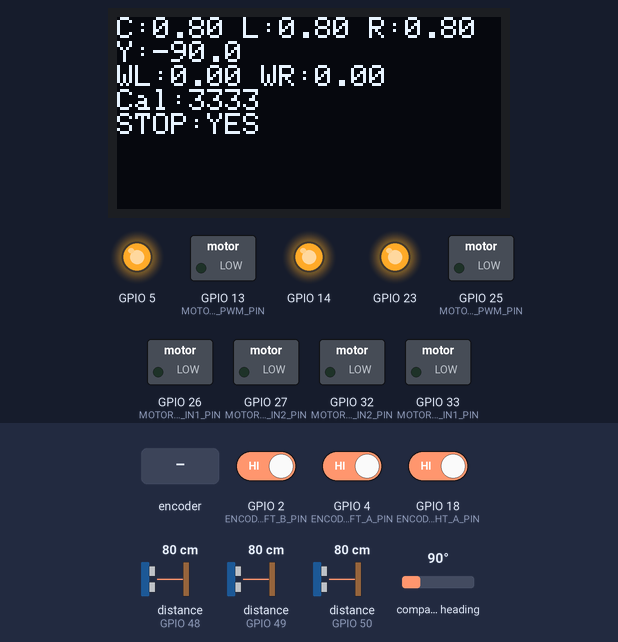
The program below on a simulated ESP32. Shown: 128×64 one-colour display, switched loads named in the program (green lamp = pin HIGH), output pins drawn as LEDs (lit = HIGH). The test bench sets the inputs (shaded band); at power-on: distance to the obstacle (sensors on GPIO 48, GPIO 49, GPIO 50) 80 cm, compass heading 90°, GPIO 2 (ENCODER_LEFT_B_PIN) HIGH, GPIO 4 (ENCODER_LEFT_A_PIN) HIGH, GPIO 18 (ENCODER_RIGHT_A_PIN) HIGH. WiFi joins after 1.5 s; servers stay silent unless stated; the ROS host is connected and sends only what is stated; what the program prints to the serial monitor is not drawn.

Above: at 9.1 s.
9.2 s: distance to the obstacle (sensor on GPIO 48) set to 2 cm
At 10.8 s:
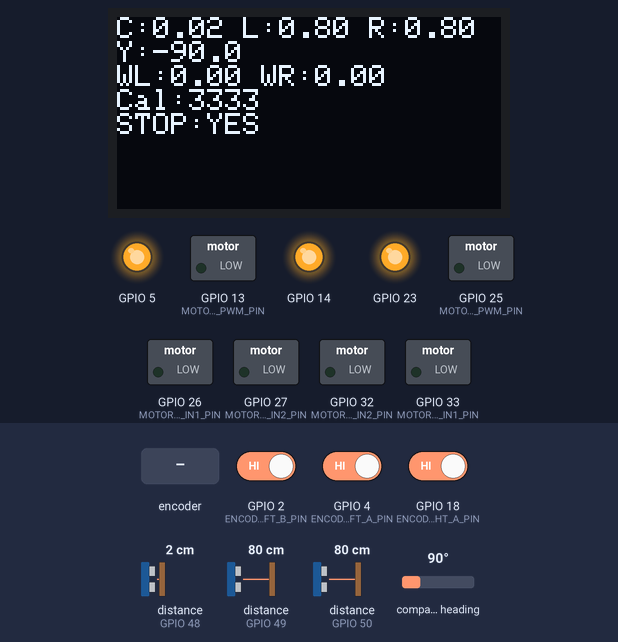
11.1 s: distance to the obstacle (sensor on GPIO 49) set to 2 cm
At 11.9 s:
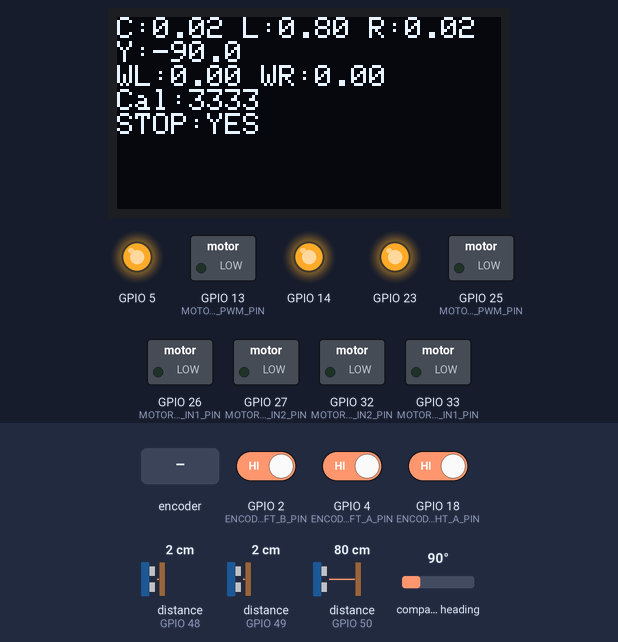
12.9 s: distance to the obstacle (sensor on GPIO 50) set to 2 cm
At 14.0 s:
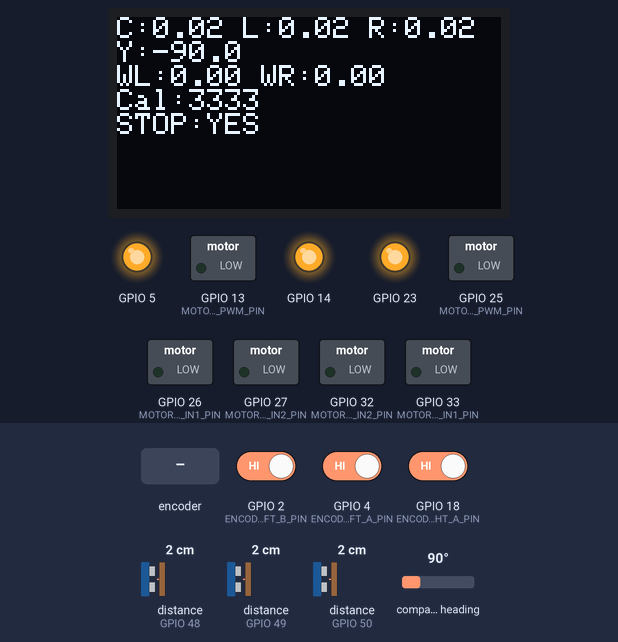
14.7 s: compass heading set to 7°
At 16.1 s:
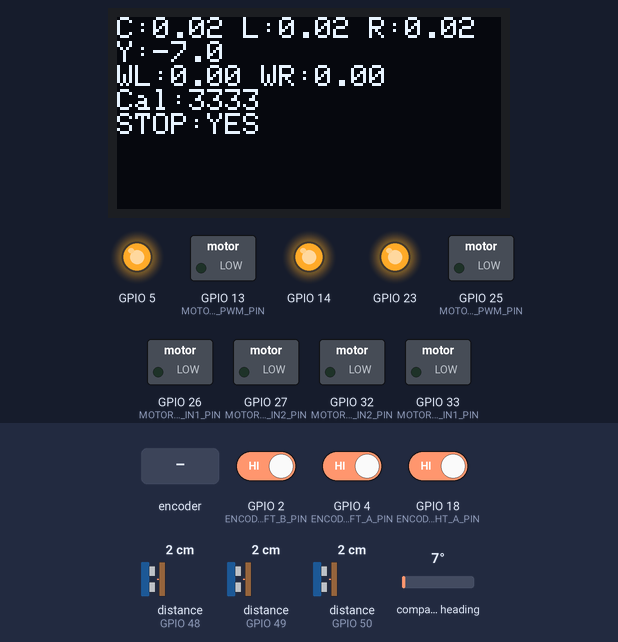
16.4 s: distance to the obstacle (sensor on GPIO 48) set to 4 cm
At 17.1 s:
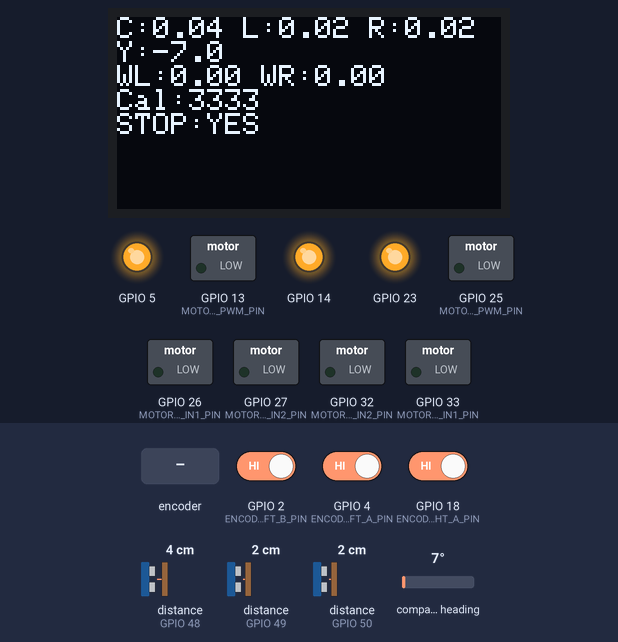
18.2 s: rotary encoder on GPIO 4 (ENCODER_LEFT_A_PIN) / GPIO 2 (ENCODER_LEFT_B_PIN) turned 1 step (first pin leading)
At 18.9 s:
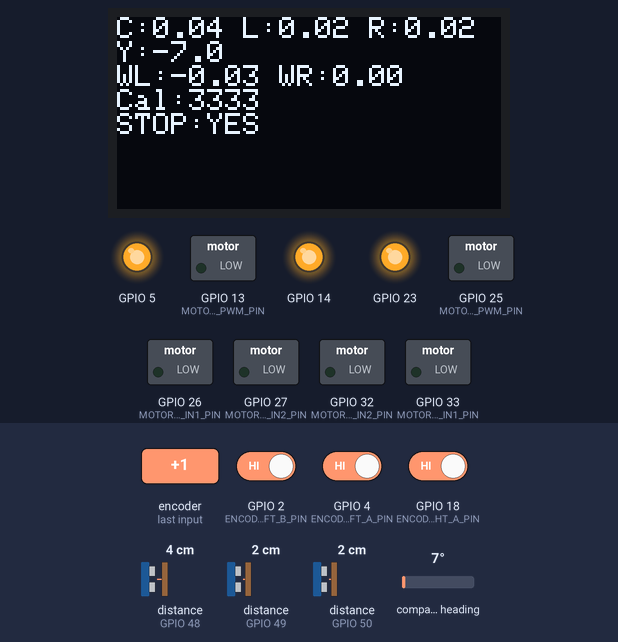
Timing chart, 0 to 21.2 s (numbered marks = the images above; inputs shaded):
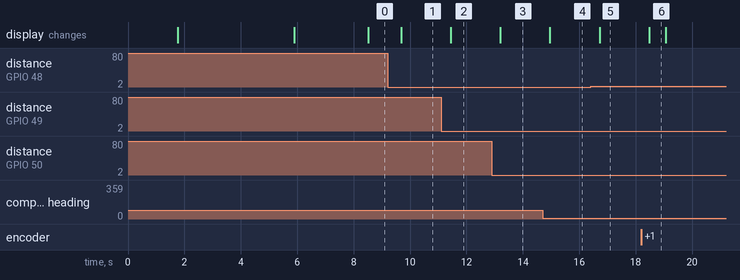

Measured:
- after the input at 9.2 s, the display: changes after 0.49 s (image 1)
- after the input at 11.1 s, the display: changes after 0.35 s (image 2)
- after the input at 12.9 s, the display: changes after 0.30 s (image 3)
- after the input at 14.7 s, the display: changes after 0.26 s (image 4)
- after the input at 16.4 s, the display: changes after 0.32 s (image 5)
- after the input at 18.2 s, the display: changes after 0.27 s (image 6)
- what the display in image 6 shows lasts 0.6 s, from 18.5 s to 19.1 s

The program:

main.cpp
```cpp
#include <Arduino.h>
#include <Wire.h>
#include <WiFi.h>
#include <math.h>

#include "app_config.h"
#include "motors.h"
#include "encoders.h"
#include "control.h"
#include "sensors.h"
#include "oled.h"
#include "uros.h"

static bool g_oled_ok = false;
static bool g_uros_ok = false;
static bool g_wifi_ok = false;

static uint32_t g_last_sensors_ms = 0;
static uint32_t g_last_oled_ms = 0;

static bool robot_is_stopped()
{
    return (fabs(control_get_left_ref()) < CTRL_REF_ZERO_EPSILON) &&
           (fabs(control_get_right_ref()) < CTRL_REF_ZERO_EPSILON);
}

void setup()
{
    Serial.begin(115200);
    delay(1500);

    Serial.println();
    Serial.println("=== d3im3r BOT START ===");

    // I2C
    Wire.begin(I2C_SDA_PIN, I2C_SCL_PIN);
    Wire.setClock(I2C_FREQ_HZ);
    delay(200);

    // OLED
    g_oled_ok = oled_init();
    if (!g_oled_ok) {
        Serial.println("[BOOT] ERROR OLED");
    }

    // Módulos base
    motors_init();
    encoders_init();
    control_init();

    // Sensores
    bool sensors_ok = sensors_init();
    (void)sensors_ok;

    // WiFi / micro-ROS
    g_uros_ok = uros_init();
    g_wifi_ok = (WiFi.status() == WL_CONNECTED);

    // Pantalla de arranque final
    if (g_oled_ok) {
        oled_show_boot_status(
            bno_ok,
            tof_center_ok,
            tof_left_ok,
            tof_right_ok,
            g_wifi_ok,
            g_uros_ok
        );
        delay(2000);
    }

    g_last_sensors_ms = millis();
    g_last_oled_ms = millis();

    Serial.println("[BOOT] SYSTEM READY");
}

void loop()
{
    // micro-ROS
    if (g_uros_ok) {
        uros_spin();
    }

    // Control principal
    encoders_update();
    control_update();
    motors_update();

    uint32_t now = millis();

    // Sensores
    if ((now - g_last_sensors_ms) >= SENSORS_UPDATE_PERIOD_MS) {
        g_last_sensors_ms = now;
        sensors_update_imu();
        sensors_update_tof();
    }

    // OLED
    if (g_oled_ok && (now - g_last_oled_ms) >= OLED_UPDATE_PERIOD_MS) {
        g_last_oled_ms = now;

        float yaw_deg = imu_yaw * 180.0f / PI;

        oled_show_runtime(
            tof_distances[0],
            tof_distances[1],
            tof_distances[2],
            yaw_deg,
            bno_ok,
            encoders_get_left_rad_s(),
            encoders_get_right_rad_s(),
            calibration_status,
            robot_is_stopped()
        );
    }

    delay(2);
}
```

control.cpp
```cpp
#include "control.h"
#include "app_config.h"
#include "encoders.h"
#include "motors.h"

#include <Arduino.h>
#include <math.h>

static uint32_t g_last_control_ms = 0;

static float g_left_ref_rad_s  = 0.0f;
static float g_right_ref_rad_s = 0.0f;

// Watchdog de referencia
static uint32_t g_last_left_ref_ms  = 0;
static uint32_t g_last_right_ref_ms = 0;

// Estados rueda izquierda
static float e_l = 0.0f;
static float e_l_prev = 0.0f;
static float i_l = 0.0f;
static float u_l = 0.0f;      // porcentaje aplicado al motor
static float u_l_pwm = 0.0f;  // salida interna en PWM [-255,255]

// Estados rueda derecha
static float e_r = 0.0f;
static float e_r_prev = 0.0f;
static float i_r = 0.0f;
static float u_r = 0.0f;      // porcentaje aplicado al motor
static float u_r_pwm = 0.0f;  // salida interna en PWM [-255,255]

static float clamp_pwm(float u)
{
    if (u > CTRL_PWM_MAX) return CTRL_PWM_MAX;
    if (u < -CTRL_PWM_MAX) return -CTRL_PWM_MAX;
    return u;
}

static float clamp_integral(float i)
{
    if (i > CTRL_INTEGRAL_LIMIT) return CTRL_INTEGRAL_LIMIT;
    if (i < -CTRL_INTEGRAL_LIMIT) return -CTRL_INTEGRAL_LIMIT;
    return i;
}

static float pwm_to_percent(float pwm)
{
    return (pwm / CTRL_PWM_MAX) * 100.0f;
}

static void reset_left_controller()
{
    e_l = 0.0f;
    e_l_prev = 0.0f;
    i_l = 0.0f;
    u_l = 0.0f;
    u_l_pwm = 0.0f;
}

static void reset_right_controller()
{
    e_r = 0.0f;
    e_r_prev = 0.0f;
    i_r = 0.0f;
    u_r = 0.0f;
    u_r_pwm = 0.0f;
}

bool control_init()
{
    g_left_ref_rad_s = 0.0f;
    g_right_ref_rad_s = 0.0f;

    g_last_control_ms = millis();
    g_last_left_ref_ms = g_last_control_ms;
    g_last_right_ref_ms = g_last_control_ms;

    reset_left_controller();
    reset_right_controller();

    return true;
}

void control_set_left_ref(float ref_rad_s)
{
    g_left_ref_rad_s = ref_rad_s;
    g_last_left_ref_ms = millis();
}

void control_set_right_ref(float ref_rad_s)
{
    g_right_ref_rad_s = ref_rad_s;
    g_last_right_ref_ms = millis();
}

float control_get_left_ref()    { return g_left_ref_rad_s; }
float control_get_right_ref()   { return g_right_ref_rad_s; }

float control_get_left_u()      { return u_l; }
float control_get_right_u()     { return u_r; }

float control_get_left_error()  { return e_l; }
float control_get_right_error() { return e_r; }

void control_update()
{
    uint32_t now = millis();

    if ((now - g_last_control_ms) < CONTROL_PERIOD_MS) {
        return;
    }

    float dt = (now - g_last_control_ms) / 1000.0f;
    g_last_control_ms = now;

    if (dt <= 0.0f) {
        return;
    }

    // Watchdog de referencias
    if ((now - g_last_left_ref_ms) > MOTOR_TIMEOUT_MS) {
        g_left_ref_rad_s = 0.0f;
    }

    if ((now - g_last_right_ref_ms) > MOTOR_TIMEOUT_MS) {
        g_right_ref_rad_s = 0.0f;
    }

    const float w_left  = encoders_get_left_rad_s();
    const float w_right = encoders_get_right_rad_s();

    // =========================
    // RUEDA IZQUIERDA
    // =========================
    if (fabs(g_left_ref_rad_s) < CTRL_REF_ZERO_EPSILON) {
        reset_left_controller();
        motors_set_left(0.0f);
    } else {
        e_l = g_left_ref_rad_s - w_left;

        // Integral acumulada
        i_l += e_l * dt;
        i_l = clamp_integral(i_l);

        // PI no incremental en PWM
        u_l_pwm = (CTRL_LEFT_KP_PWM * e_l) + (CTRL_LEFT_KI_PWM * i_l);
        u_l_pwm = clamp_pwm(u_l_pwm);

        // Anti-windup simple: si satura y el error empuja en la misma dirección,
        // se deshace la última integración.
        if ((u_l_pwm >= CTRL_PWM_MAX && e_l > 0.0f) ||
            (u_l_pwm <= -CTRL_PWM_MAX && e_l < 0.0f)) {
            i_l -= e_l * dt;
            i_l = clamp_integral(i_l);
            u_l_pwm = (CTRL_LEFT_KP_PWM * e_l) + (CTRL_LEFT_KI_PWM * i_l);
            u_l_pwm = clamp_pwm(u_l_pwm);
        }

        u_l = pwm_to_percent(u_l_pwm);
        motors_set_left(u_l);

        e_l_prev = e_l;
    }

    // =========================
    // RUEDA DERECHA
    // =========================
    if (fabs(g_right_ref_rad_s) < CTRL_REF_ZERO_EPSILON) {
        reset_right_controller();
        motors_set_right(0.0f);
    } else {
        e_r = g_right_ref_rad_s - w_right;

        // Integral acumulada
        i_r += e_r * dt;
        i_r = clamp_integral(i_r);

        // PI no incremental en PWM
        u_r_pwm = (CTRL_RIGHT_KP_PWM * e_r) + (CTRL_RIGHT_KI_PWM * i_r);
        u_r_pwm = clamp_pwm(u_r_pwm);

        // Anti-windup simple
        if ((u_r_pwm >= CTRL_PWM_MAX && e_r > 0.0f) ||
            (u_r_pwm <= -CTRL_PWM_MAX && e_r < 0.0f)) {
            i_r -= e_r * dt;
            i_r = clamp_integral(i_r);
            u_r_pwm = (CTRL_RIGHT_KP_PWM * e_r) + (CTRL_RIGHT_KI_PWM * i_r);
            u_r_pwm = clamp_pwm(u_r_pwm);
        }

        u_r = pwm_to_percent(u_r_pwm);
        motors_set_right(u_r);

        e_r_prev = e_r;
    }
}
```

control.h
```cpp
#ifndef CONTROL_H
#define CONTROL_H

#include <Arduino.h>

bool control_init();
void control_update();

void control_set_left_ref(float ref_rad_s);
void control_set_right_ref(float ref_rad_s);

float control_get_left_ref();
float control_get_right_ref();

float control_get_left_u();
float control_get_right_u();

float control_get_left_error();
float control_get_right_error();

#endif
```

encoders.cpp
```cpp
#include "encoders.h"
#include "app_config.h"

#include <Arduino.h>
#include <math.h>

static volatile int32_t g_left_ticks = 0;
static volatile int32_t g_right_ticks = 0;

static int32_t g_last_left_ticks = 0;
static int32_t g_last_right_ticks = 0;
static uint32_t g_last_update_ms = 0;

static float g_left_rad_s = 0.0f;
static float g_left_rpm   = 0.0f;
static float g_left_m_s   = 0.0f;

static float g_right_rad_s = 0.0f;
static float g_right_rpm   = 0.0f;
static float g_right_m_s   = 0.0f;

static portMUX_TYPE mux_left  = portMUX_INITIALIZER_UNLOCKED;
static portMUX_TYPE mux_right = portMUX_INITIALIZER_UNLOCKED;

void IRAM_ATTR left_encoder_isr()
{
    bool a = digitalRead(ENCODER_LEFT_A_PIN);
    bool b = digitalRead(ENCODER_LEFT_B_PIN);

    portENTER_CRITICAL_ISR(&mux_left);
    if (a != b) {
        g_left_ticks += (ENCODER_LEFT_INVERTED ? -1 : 1);
    } else {
        g_left_ticks += (ENCODER_LEFT_INVERTED ? 1 : -1);
    }
    portEXIT_CRITICAL_ISR(&mux_left);
}

void IRAM_ATTR right_encoder_isr()
{
    bool a = digitalRead(ENCODER_RIGHT_A_PIN);
    bool b = digitalRead(ENCODER_RIGHT_B_PIN);

    portENTER_CRITICAL_ISR(&mux_right);
    if (a != b) {
        g_right_ticks += (ENCODER_RIGHT_INVERTED ? -1 : 1);
    } else {
        g_right_ticks += (ENCODER_RIGHT_INVERTED ? 1 : -1);
    }
    portEXIT_CRITICAL_ISR(&mux_right);
}

bool encoders_init()
{
    pinMode(ENCODER_LEFT_A_PIN, INPUT_PULLUP);
    pinMode(ENCODER_LEFT_B_PIN, INPUT_PULLUP);

    pinMode(ENCODER_RIGHT_A_PIN, INPUT_PULLUP);
    pinMode(ENCODER_RIGHT_B_PIN, INPUT_PULLUP);

    attachInterrupt(digitalPinToInterrupt(ENCODER_LEFT_A_PIN), left_encoder_isr, CHANGE);
    attachInterrupt(digitalPinToInterrupt(ENCODER_RIGHT_A_PIN), right_encoder_isr, CHANGE);

    g_left_ticks = 0;
    g_right_ticks = 0;

    g_last_left_ticks = 0;
    g_last_right_ticks = 0;
    g_last_update_ms = millis();

    g_left_rad_s = 0.0f;
    g_left_rpm   = 0.0f;
    g_left_m_s   = 0.0f;

    g_right_rad_s = 0.0f;
    g_right_rpm   = 0.0f;
    g_right_m_s   = 0.0f;

    return true;
}

void encoders_update()
{
    uint32_t now = millis();
    uint32_t dt_ms = now - g_last_update_ms;

    if (dt_ms < ENCODER_VEL_UPDATE_PERIOD_MS) {
        return;
    }

    float dt = dt_ms / 1000.0f;
    if (dt <= 0.0f) {
        return;
    }

    int32_t left_now;
    int32_t right_now;

    portENTER_CRITICAL(&mux_left);
    left_now = g_left_ticks;
    portEXIT_CRITICAL(&mux_left);

    portENTER_CRITICAL(&mux_right);
    right_now = g_right_ticks;
    portEXIT_CRITICAL(&mux_right);

    int32_t delta_left = left_now - g_last_left_ticks;
    int32_t delta_right = right_now - g_last_right_ticks;

    g_last_left_ticks = left_now;
    g_last_right_ticks = right_now;
    g_last_update_ms = now;

    g_left_rad_s = (delta_left * 2.0f * PI) / (ENCODER_PPR * dt);
    g_left_rpm   = (g_left_rad_s * 60.0f) / (2.0f * PI);
    g_left_m_s   = g_left_rad_s * WHEEL_RADIUS_M;

    g_right_rad_s = (delta_right * 2.0f * PI) / (ENCODER_PPR * dt);
    g_right_rpm   = (g_right_rad_s * 60.0f) / (2.0f * PI);
    g_right_m_s   = g_right_rad_s * WHEEL_RADIUS_M;
}

int32_t encoders_get_left_ticks()
{
    int32_t value;
    portENTER_CRITICAL(&mux_left);
    value = g_left_ticks;
    portEXIT_CRITICAL(&mux_left);
    return value;
}

int32_t encoders_get_right_ticks()
{
    int32_t value;
    portENTER_CRITICAL(&mux_right);
    value = g_right_ticks;
    portEXIT_CRITICAL(&mux_right);
    return value;
}

void encoders_set_left_ticks(int32_t value)
{
    portENTER_CRITICAL(&mux_left);
    g_left_ticks = value;
    portEXIT_CRITICAL(&mux_left);

    g_last_left_ticks = value;
}

void encoders_set_right_ticks(int32_t value)
{
    portENTER_CRITICAL(&mux_right);
    g_right_ticks = value;
    portEXIT_CRITICAL(&mux_right);

    g_last_right_ticks = value;
}

void encoders_reset()
{
    encoders_set_left_ticks(0);
    encoders_set_right_ticks(0);

    g_left_rad_s = 0.0f;
    g_left_rpm   = 0.0f;
    g_left_m_s   = 0.0f;

    g_right_rad_s = 0.0f;
    g_right_rpm   = 0.0f;
    g_right_m_s   = 0.0f;

    g_last_update_ms = millis();
}

float encoders_get_left_rad_s() { return g_left_rad_s; }
float encoders_get_left_rpm()   { return g_left_rpm;   }
float encoders_get_left_m_s()   { return g_left_m_s;   }

float encoders_get_right_rad_s(){ return g_right_rad_s; }
float encoders_get_right_rpm()  { return g_right_rpm;   }
float encoders_get_right_m_s()  { return g_right_m_s;   }
```

encoders.h
```cpp
#ifndef ENCODERS_H
#define ENCODERS_H

#include <Arduino.h>
#include <stdint.h>

bool encoders_init();
void encoders_update();

int32_t encoders_get_left_ticks();
int32_t encoders_get_right_ticks();

void encoders_set_left_ticks(int32_t value);
void encoders_set_right_ticks(int32_t value);

void encoders_reset();

float encoders_get_left_rad_s();
float encoders_get_left_rpm();
float encoders_get_left_m_s();

float encoders_get_right_rad_s();
float encoders_get_right_rpm();
float encoders_get_right_m_s();

#endif
```

motors.cpp
```cpp
#include "motors.h"
#include "app_config.h"

#include <Arduino.h>
#include <math.h>

static float last_pwm_left  = 0.0f;
static float last_pwm_right = 0.0f;

static uint32_t last_left_cmd_ms  = 0;
static uint32_t last_right_cmd_ms = 0;

static inline uint32_t duty_to_ledc(float duty_percent)
{
    if (duty_percent < 0.0f) duty_percent = 0.0f;
    if (duty_percent > 100.0f) duty_percent = 100.0f;

    return (uint32_t)((duty_percent / 100.0f) * ((1 << PWM_RES_BITS) - 1));
}

static float clamp_and_apply_deadband(float cmd)
{
    float mag = fabs(cmd);

    if (mag < 0.001f) {
        return 0.0f;
    }

    if (mag < PWM_DEADBAND_PERCENT) {
        mag = PWM_DEADBAND_PERCENT;
    }

    if (mag > PWM_LIMIT_PERCENT) {
        mag = PWM_LIMIT_PERCENT;
    }

    return (cmd < 0.0f) ? -mag : mag;
}

static void motor_write(
    float cmd,
    int pin_in1,
    int pin_in2,
    uint8_t pwm_channel,
    bool forward_in1,
    bool forward_in2,
    float &last_pwm_store
)
{
    float mag = fabs(cmd);

    if (mag < 0.001f) {
        ledcWrite(pwm_channel, 0);
        digitalWrite(pin_in1, LOW);
        digitalWrite(pin_in2, LOW);
        last_pwm_store = 0.0f;
        return;
    }

    bool dir_forward = (cmd >= 0.0f);

    bool in1 = forward_in1;
    bool in2 = forward_in2;

    if (!dir_forward) {
        in1 = !forward_in1;
        in2 = !forward_in2;
    }

    ledcWrite(pwm_channel, 0);
    delayMicroseconds(300);

    digitalWrite(pin_in1, in1 ? HIGH : LOW);
    digitalWrite(pin_in2, in2 ? HIGH : LOW);

    ledcWrite(pwm_channel, duty_to_ledc(mag));
    last_pwm_store = dir_forward ? mag : -mag;
}

bool motors_init()
{
    pinMode(MOTOR_LEFT_IN1_PIN, OUTPUT);
    pinMode(MOTOR_LEFT_IN2_PIN, OUTPUT);
    pinMode(MOTOR_RIGHT_IN1_PIN, OUTPUT);
    pinMode(MOTOR_RIGHT_IN2_PIN, OUTPUT);

    ledcSetup(PWM_CH_LEFT, PWM_FREQ_HZ, PWM_RES_BITS);
    ledcSetup(PWM_CH_RIGHT, PWM_FREQ_HZ, PWM_RES_BITS);

    ledcAttachPin(MOTOR_LEFT_PWM_PIN, PWM_CH_LEFT);
    ledcAttachPin(MOTOR_RIGHT_PWM_PIN, PWM_CH_RIGHT);

    motors_stop_all();

    last_left_cmd_ms = millis();
    last_right_cmd_ms = millis();

    return true;
}

void motors_set_left(float cmd_percent)
{
    float cmd = clamp_and_apply_deadband(cmd_percent);

    // LEFT: avance = IN1 LOW, IN2 HIGH
    motor_write(
        cmd,
        MOTOR_LEFT_IN1_PIN,
        MOTOR_LEFT_IN2_PIN,
        PWM_CH_LEFT,
        true,
        false,
        last_pwm_left
    );

    last_left_cmd_ms = millis();
}

void motors_set_right(float cmd_percent)
{
    float cmd = clamp_and_apply_deadband(cmd_percent);

    // RIGHT: avance = IN1 HIGH, IN2 LOW
    motor_write(
        cmd,
        MOTOR_RIGHT_IN1_PIN,
        MOTOR_RIGHT_IN2_PIN,
        PWM_CH_RIGHT,
        false,
        true,
        last_pwm_right
    );

    last_right_cmd_ms = millis();
}

float motors_get_left_applied()
{
    return last_pwm_left;
}

float motors_get_right_applied()
{
    return last_pwm_right;
}

void motors_stop_all()
{
    ledcWrite(PWM_CH_LEFT, 0);
    ledcWrite(PWM_CH_RIGHT, 0);

    digitalWrite(MOTOR_LEFT_IN1_PIN, LOW);
    digitalWrite(MOTOR_LEFT_IN2_PIN, LOW);
    digitalWrite(MOTOR_RIGHT_IN1_PIN, LOW);
    digitalWrite(MOTOR_RIGHT_IN2_PIN, LOW);

    last_pwm_left = 0.0f;
    last_pwm_right = 0.0f;
}

void motors_update()
{
    uint32_t now = millis();

    if ((now - last_left_cmd_ms) > MOTOR_TIMEOUT_MS) {
        motors_set_left(0.0f);
    }

    if ((now - last_right_cmd_ms) > MOTOR_TIMEOUT_MS) {
        motors_set_right(0.0f);
    }
}
```

motors.h
```cpp
#pragma once

#include <Arduino.h>

bool motors_init();
void motors_update();

void motors_set_left(float cmd_percent);
void motors_set_right(float cmd_percent);

float motors_get_left_applied();
float motors_get_right_applied();

void motors_stop_all();
```

oled.h
```cpp
#pragma once

#include <Arduino.h>

bool oled_init();

void oled_show_boot_status(
    bool bno_ok,
    bool center_ok,
    bool left_ok,
    bool right_ok,
    bool wifi_ok,
    bool uros_ok
);

void oled_show_runtime(
    float d_center_m,
    float d_left_m,
    float d_right_m,
    float yaw_deg,
    bool yaw_ok,
    float vel_left_rad_s,
    float vel_right_rad_s,
    uint16_t calibration_status,
    bool robot_stopped
);
```

sensors.h
```cpp
#pragma once

#include <Arduino.h>

// Quaternion
extern float imu_qx;
extern float imu_qy;
extern float imu_qz;
extern float imu_qw;

// Yaw en rad
extern float imu_yaw;

// Calibración compacta
extern uint16_t calibration_status;

// Calibración separada para OLED/debug
extern uint8_t cal_sys;
extern uint8_t cal_gyro;
extern uint8_t cal_accel;
extern uint8_t cal_mag;

// Distancias [m]
// 0=center, 1=left, 2=right
extern float tof_distances[3];

// Estados
extern bool bno_ok;
extern bool tof_center_ok;
extern bool tof_left_ok;
extern bool tof_right_ok;

bool sensors_init();

void sensors_update_imu();

void sensors_update_tof();
```

uros.h
```cpp
#ifndef UROS_H
#define UROS_H

#include <Arduino.h>

bool uros_init();
void uros_spin();

#endif
```

Source omitted: oled.cpp (2248 bytes), sensors.cpp (4771 bytes), uros.cpp (6838 bytes), app_config.h (2884 bytes)
